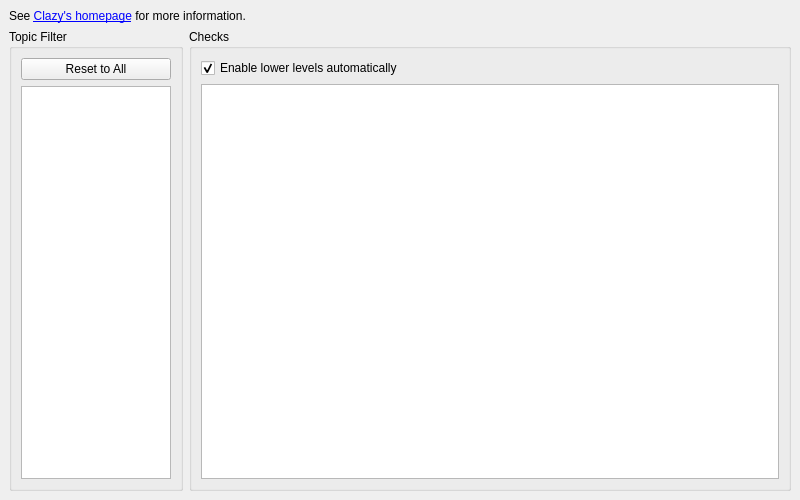
<?xml version="1.0" encoding="UTF-8"?>
<ui version="4.0">
 <class>ClangTools::Internal::ClazyChecks</class>
 <widget class="QWidget" name="ClangTools::Internal::ClazyChecks">
  <property name="geometry">
   <rect>
    <x>0</x>
    <y>0</y>
    <width>800</width>
    <height>500</height>
   </rect>
  </property>
  <property name="sizePolicy">
   <sizepolicy hsizetype="Minimum" vsizetype="Minimum">
    <horstretch>0</horstretch>
    <verstretch>0</verstretch>
   </sizepolicy>
  </property>
  <property name="windowTitle">
   <string/>
  </property>
  <layout class="QVBoxLayout" name="verticalLayout">
   <property name="spacing">
    <number>6</number>
   </property>
   <property name="leftMargin">
    <number>0</number>
   </property>
   <property name="topMargin">
    <number>0</number>
   </property>
   <property name="rightMargin">
    <number>0</number>
   </property>
   <property name="bottomMargin">
    <number>0</number>
   </property>
   <item>
    <widget class="QStackedWidget" name="stackedWidget">
     <property name="currentIndex">
      <number>0</number>
     </property>
     <widget class="QWidget" name="checksPage">
      <layout class="QVBoxLayout" name="verticalLayout_4">
       <item>
        <widget class="QLabel" name="label">
         <property name="text">
          <string>See &lt;a href=&quot;https://github.com/KDE/clazy&quot;&gt;Clazy's homepage&lt;/a&gt; for more information.</string>
         </property>
         <property name="openExternalLinks">
          <bool>true</bool>
         </property>
        </widget>
       </item>
       <item>
        <layout class="QHBoxLayout" name="horizontalLayout_2">
         <item>
          <widget class="QGroupBox" name="groupBox">
           <property name="sizePolicy">
            <sizepolicy hsizetype="Preferred" vsizetype="Preferred">
             <horstretch>0</horstretch>
             <verstretch>0</verstretch>
            </sizepolicy>
           </property>
           <property name="title">
            <string>Topic Filter</string>
           </property>
           <layout class="QVBoxLayout" name="verticalLayout_3">
            <item>
             <widget class="QPushButton" name="topicsResetButton">
              <property name="text">
               <string>Reset to All</string>
              </property>
             </widget>
            </item>
            <item>
             <widget class="QListView" name="topicsView">
              <property name="sizePolicy">
               <sizepolicy hsizetype="Preferred" vsizetype="Preferred">
                <horstretch>0</horstretch>
                <verstretch>0</verstretch>
               </sizepolicy>
              </property>
              <property name="maximumSize">
               <size>
                <width>150</width>
                <height>16777215</height>
               </size>
              </property>
              <property name="editTriggers">
               <set>QAbstractItemView::NoEditTriggers</set>
              </property>
             </widget>
            </item>
           </layout>
          </widget>
         </item>
         <item>
          <widget class="QGroupBox" name="checksGroupBox">
           <property name="title">
            <string>Checks</string>
           </property>
           <layout class="QVBoxLayout" name="verticalLayout_2">
            <item>
             <widget class="QCheckBox" name="enableLowerLevelsCheckBox">
              <property name="toolTip">
               <string>When enabling a level explicitly, also enable lower levels (Clazy semantic).</string>
              </property>
              <property name="text">
               <string>Enable lower levels automatically</string>
              </property>
              <property name="checked">
               <bool>true</bool>
              </property>
             </widget>
            </item>
            <item>
             <widget class="QTreeView" name="checksView"/>
            </item>
           </layout>
          </widget>
         </item>
        </layout>
       </item>
      </layout>
     </widget>
     <widget class="QWidget" name="invalidExecutablePage">
      <layout class="QVBoxLayout" name="verticalLayout_5">
       <item>
        <widget class="Utils::InfoLabel" name="invalidExecutableLabel">
         <property name="text">
          <string>Could not query the supported checks from the clazy-standalone executable.
Set a valid executable first.</string>
         </property>
         <property name="alignment">
          <set>Qt::AlignLeading|Qt::AlignLeft|Qt::AlignTop</set>
         </property>
        </widget>
       </item>
       <item>
        <spacer name="verticalSpacer">
         <property name="orientation">
          <enum>Qt::Vertical</enum>
         </property>
         <property name="sizeHint" stdset="0">
          <size>
           <width>20</width>
           <height>382</height>
          </size>
         </property>
        </spacer>
       </item>
      </layout>
     </widget>
    </widget>
   </item>
  </layout>
 </widget>
 <customwidgets>
  <customwidget>
   <class>Utils::InfoLabel</class>
   <extends>QLabel</extends>
   <header location="global">utils/infolabel.h</header>
  </customwidget>
 </customwidgets>
 <resources/>
 <connections/>
</ui>
